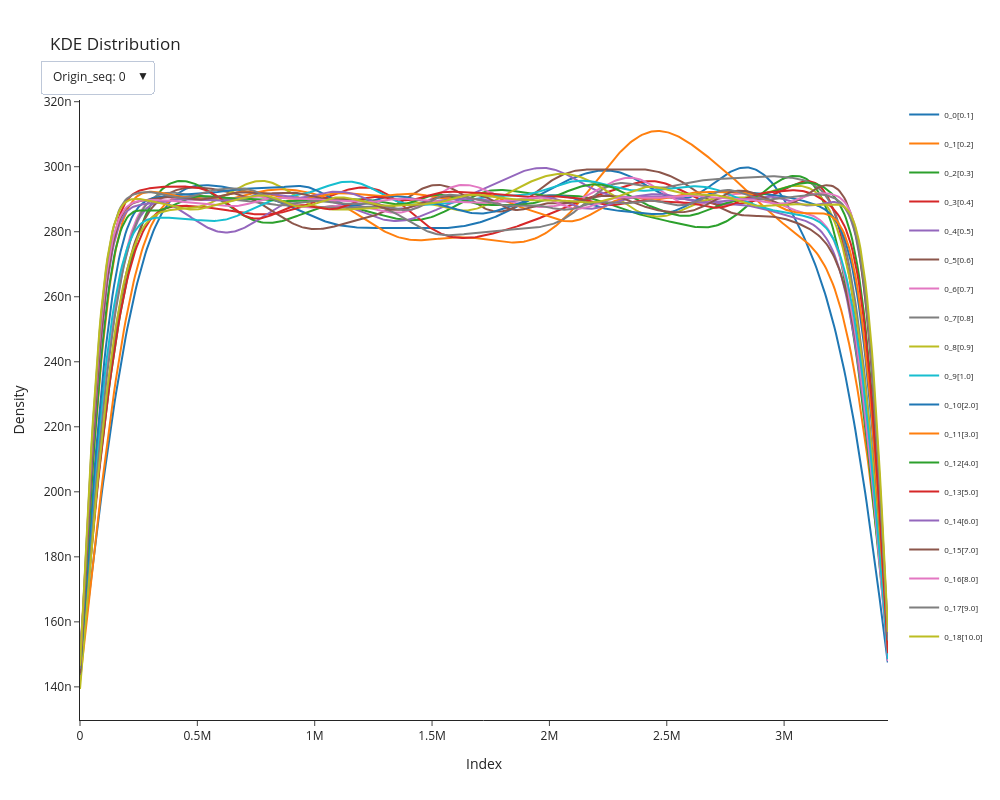

Write notebook code for a chart like this one.
### Code cell
to_plot = perform_mutations(
    mutation_func=snp_1_opt, 
    num_seq=N, 
    genome_length=seq_lenght_distribution,
    mutation_rates=mut_array, 
    psrandom=False, 
    output_directory="/home/lorenzo/Documents/tesi_2/fastANI-skani-comparison/SNP_random"
)
